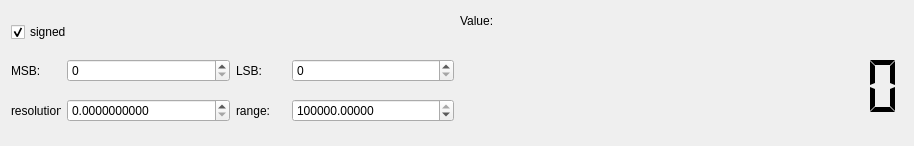
<?xml version="1.0" encoding="UTF-8"?>
<ui version="4.0">
 <class>A429BnrWidget</class>
 <widget class="QWidget" name="A429BnrWidget">
  <property name="geometry">
   <rect>
    <x>0</x>
    <y>0</y>
    <width>914</width>
    <height>146</height>
   </rect>
  </property>
  <property name="windowTitle">
   <string>Form</string>
  </property>
  <layout class="QVBoxLayout" name="verticalLayout">
   <item>
    <layout class="QHBoxLayout" name="hLayoutParamValueBNR">
     <item>
      <layout class="QVBoxLayout" name="vLayoutParamBNR">
       <item>
        <widget class="QCheckBox" name="signed_check_box">
         <property name="text">
          <string>signed</string>
         </property>
         <property name="checked">
          <bool>true</bool>
         </property>
        </widget>
       </item>
       <item>
        <layout class="QHBoxLayout" name="hLayoutMSB">
         <property name="sizeConstraint">
          <enum>QLayout::SetDefaultConstraint</enum>
         </property>
         <item>
          <widget class="QLabel" name="bnr_lbl_msb">
           <property name="minimumSize">
            <size>
             <width>50</width>
             <height>0</height>
            </size>
           </property>
           <property name="maximumSize">
            <size>
             <width>50</width>
             <height>16777215</height>
            </size>
           </property>
           <property name="text">
            <string>MSB:</string>
           </property>
          </widget>
         </item>
         <item>
          <widget class="QSpinBox" name="bnr_msb_spin_box"/>
         </item>
         <item>
          <widget class="QLabel" name="bnr_lbl_lsb">
           <property name="minimumSize">
            <size>
             <width>50</width>
             <height>0</height>
            </size>
           </property>
           <property name="maximumSize">
            <size>
             <width>50</width>
             <height>16777215</height>
            </size>
           </property>
           <property name="text">
            <string>LSB:</string>
           </property>
          </widget>
         </item>
         <item>
          <widget class="QSpinBox" name="bnr_lsb_spin_box"/>
         </item>
        </layout>
       </item>
       <item>
        <layout class="QHBoxLayout" name="hLayoutResolution">
         <item>
          <widget class="QLabel" name="bnr_lbl_resolution">
           <property name="minimumSize">
            <size>
             <width>50</width>
             <height>0</height>
            </size>
           </property>
           <property name="maximumSize">
            <size>
             <width>50</width>
             <height>16777215</height>
            </size>
           </property>
           <property name="text">
            <string>resolution:</string>
           </property>
          </widget>
         </item>
         <item>
          <widget class="QDoubleSpinBox" name="bnr_resolution_spin_box">
           <property name="decimals">
            <number>10</number>
           </property>
           <property name="maximum">
            <double>99999.990000000005239</double>
           </property>
           <property name="singleStep">
            <double>0.010000000000000</double>
           </property>
          </widget>
         </item>
         <item>
          <widget class="QLabel" name="bnr_lbl_range">
           <property name="minimumSize">
            <size>
             <width>50</width>
             <height>0</height>
            </size>
           </property>
           <property name="maximumSize">
            <size>
             <width>50</width>
             <height>16777215</height>
            </size>
           </property>
           <property name="text">
            <string>range:</string>
           </property>
          </widget>
         </item>
         <item>
          <widget class="QDoubleSpinBox" name="bnr_range_spin_box">
           <property name="decimals">
            <number>5</number>
           </property>
           <property name="minimum">
            <double>0.001000000000000</double>
           </property>
           <property name="maximum">
            <double>999998.989999999990687</double>
           </property>
           <property name="value">
            <double>262144.000000000000000</double>
           </property>
          </widget>
         </item>
        </layout>
       </item>
      </layout>
     </item>
     <item>
      <layout class="QVBoxLayout" name="vLayoutValueBNR">
       <item>
        <widget class="QLabel" name="bnr_lbl_industrial_value">
         <property name="minimumSize">
          <size>
           <width>0</width>
           <height>20</height>
          </size>
         </property>
         <property name="maximumSize">
          <size>
           <width>16777215</width>
           <height>20</height>
          </size>
         </property>
         <property name="text">
          <string>Value:</string>
         </property>
        </widget>
       </item>
       <item>
        <widget class="QLCDNumber" name="bnr_industrial_value_lcd">
         <property name="font">
          <font>
           <weight>75</weight>
           <bold>true</bold>
          </font>
         </property>
         <property name="frameShape">
          <enum>QFrame::NoFrame</enum>
         </property>
         <property name="smallDecimalPoint">
          <bool>false</bool>
         </property>
         <property name="digitCount">
          <number>14</number>
         </property>
         <property name="segmentStyle">
          <enum>QLCDNumber::Flat</enum>
         </property>
         <property name="value" stdset="0">
          <double>0.000000000000000</double>
         </property>
         <property name="intValue" stdset="0">
          <number>0</number>
         </property>
        </widget>
       </item>
      </layout>
     </item>
    </layout>
   </item>
  </layout>
 </widget>
 <resources/>
 <connections/>
</ui>
